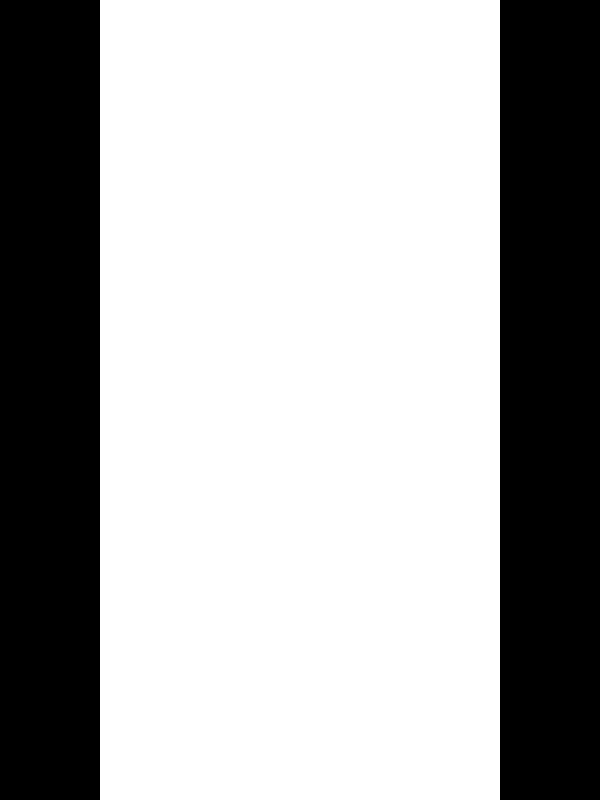
Frame 1 (no input)
Frame 60 (the mouse pressed at the canvas centre just before this capture): identical to frame 1, image omitted
Frame 120 (the mouse held since frame 60 and released just before this capture): identical to frame 1, image omitted

The Processing sketch that drew this single still picture (run headless with seeded random() and noise(); from frame 60 on, the mouse is pressed at the canvas centre):

// Processing sketch: Tetris_V2
// ── Tetris_V2.pde
char[] tetrominoes = {'I', 'O', 'T', 'S', 'Z', 'J', 'L'};
int level = 1;
int updateTimer = 60*(3-(level/10));
boolean blockActive = false;
char myTetromino;
float currentY = -200;
float currentX = 300;
double gravMult = 1;
Tetromino currentTetromino;

void setup() {
  size (600, 800);
  background(#000000);
  fill(#FFFFFF);
  noStroke();
  rect(100, 0, 400, 800);
  createShapes();
}

void draw() {
  background(#000000);
  rect(100, 0, 400, 800);
  updateTimer--;
  if (updateTimer <= 0 && blockActive == false) {
    updateTimer = 60*(3-(level/10));
    currentTetromino = new Tetromino(tetrominoes[int(random(tetrominoes.length))]);
    currentTetromino.spawnTetromino();
    currentTetromino.Rotate(true);
  }
  if (blockActive == true) {
    currentTetromino.checkCollision();
    currentTetromino.tetrominoGravity(myTetromino);
  }
}

void keyPressed() {
  if (keyCode == 40) {
    gravMult = 1.5;
  }
  if (keyCode == 38 && blockActive) {
    currentTetromino.Rotate(false);
  }
}

void keyReleased() {
  if (gravMult == 1.5 && keyCode == 40) {
    gravMult = 1;
  }
}

// ── Shapes.pde
PShape I_BLOCK;
PShape O_BLOCK;
PShape T_BLOCK;
PShape S_BLOCK;
PShape Z_BLOCK;
PShape J_BLOCK;
PShape L_BLOCK;
color[] typeSpecificColor = { #03F4FF, #D3CE29, #C303FF, #0308FF, #FFBC03, #5CF52F, #FA240D };

//EVERY SQUARE (SEGMENT OF THE BLOCKS) IS 40X40, AND THE WHOLE MAIN GAME IS GOING TO BE A 400-WIDE AREA THEN

void createShapes() {
  I_BLOCK = createShape();
  O_BLOCK = createShape();
  T_BLOCK = createShape();
  S_BLOCK = createShape();
  Z_BLOCK = createShape();
  J_BLOCK = createShape();
  L_BLOCK = createShape();
  
  I_BLOCK.beginShape();
  I_BLOCK.noStroke();
  I_BLOCK.fill(typeSpecificColor[0]);
  I_BLOCK.vertex(-20, 80);
  I_BLOCK.vertex(20, 80);
  I_BLOCK.vertex(20, -80);
  I_BLOCK.vertex(-20, -80);
  I_BLOCK.endShape(CLOSE);
  
  O_BLOCK.beginShape();
  O_BLOCK.noStroke();
  O_BLOCK.fill(typeSpecificColor[1]);
  O_BLOCK.vertex(-40, -40);
  O_BLOCK.vertex(-40, 40);
  O_BLOCK.vertex(40, 40);
  O_BLOCK.vertex(40, -40);
  O_BLOCK.endShape(CLOSE);
  
  T_BLOCK.beginShape();
  T_BLOCK.noStroke();
  T_BLOCK.fill(typeSpecificColor[2]);
  T_BLOCK.vertex(-60, 0);
  T_BLOCK.vertex(-20, 0);
  T_BLOCK.vertex(-20, 40);
  T_BLOCK.vertex(20, 40);
  T_BLOCK.vertex(20, 0);
  T_BLOCK.vertex(60, 0);
  T_BLOCK.vertex(60, -40);
  T_BLOCK.vertex(-60, -40);
  T_BLOCK.endShape(CLOSE);
  
  S_BLOCK.beginShape();
  S_BLOCK.noStroke();
  S_BLOCK.fill(typeSpecificColor[5]);
  S_BLOCK.vertex(-20, 0);
  S_BLOCK.vertex(-20, -40);
  S_BLOCK.vertex(60, -40);
  S_BLOCK.vertex(60, 0);
  S_BLOCK.vertex(20, 0);
  S_BLOCK.vertex(20, 40);
  S_BLOCK.vertex(-60, 40);
  S_BLOCK.vertex(-60, 0);
  S_BLOCK.endShape(CLOSE);
  
  Z_BLOCK.beginShape();
  Z_BLOCK.noStroke();
  Z_BLOCK.fill(typeSpecificColor[6]);
  Z_BLOCK.vertex(20, 0);
  Z_BLOCK.vertex(20, -40);
  Z_BLOCK.vertex(-60, -40);
  Z_BLOCK.vertex(-60, 0);
  Z_BLOCK.vertex(-20, 0);
  Z_BLOCK.vertex(-20, 40);
  Z_BLOCK.vertex(60, 40);
  Z_BLOCK.vertex(60, 0);
  Z_BLOCK.endShape(CLOSE);
  
  J_BLOCK.beginShape();
  J_BLOCK.noStroke();
  J_BLOCK.fill(typeSpecificColor[3]);
  J_BLOCK.vertex(0, 20);
  J_BLOCK.vertex(-40, 20);
  J_BLOCK.vertex(-40, 60);
  J_BLOCK.vertex(40, 60);
  J_BLOCK.vertex(40, -60);
  J_BLOCK.vertex(0, -60);
  J_BLOCK.endShape(CLOSE);
  
  L_BLOCK.beginShape();
  L_BLOCK.noStroke();
  L_BLOCK.fill(typeSpecificColor[4]);
  L_BLOCK.vertex(0, 20);
  L_BLOCK.vertex(40, 20);
  L_BLOCK.vertex(40, 60);
  L_BLOCK.vertex(-40, 60);
  L_BLOCK.vertex(-40, -60);
  L_BLOCK.vertex(0, -60);
  L_BLOCK.endShape(CLOSE);
}

// ── Tetromino.pde
class Tetromino {
  boolean isGrounded = false;
  char instanceTetromino;
  int r = (int) random(1, 4);
  Tetromino(char chosenTetromino) {
    instanceTetromino = chosenTetromino;
    println(instanceTetromino);
  }
  void spawnTetromino() {
    switch(instanceTetromino) {
    case 'I':
      shape(I_BLOCK, currentX, currentY);
      break;
    case 'O':
      shape(O_BLOCK, currentX, currentY);
      break;
    case 'T':
      shape(T_BLOCK, currentX, currentY);
      break;
    case 'S':
      shape(S_BLOCK, currentX, currentY);
      break;
    case 'Z':
      shape(Z_BLOCK, currentX, currentY);
      break;
    case 'J':
      shape(J_BLOCK, currentX, currentY);
      break;
    case 'L':
      shape(L_BLOCK, currentX, currentY);
      break;
    default:
      println("No block yet");
    }
    blockActive = true;
    myTetromino = instanceTetromino;
  }
  void tetrominoGravity(char current) {
    currentY += 2*gravMult;

    switch(current) {
    case 'I':
      shape(I_BLOCK, currentX, currentY);
      break;
    case 'O':
      shape(O_BLOCK, currentX, currentY);
      break;
    case 'T':
      shape(T_BLOCK, currentX, currentY);
      break;
    case 'S':
      shape(S_BLOCK, currentX, currentY);
      break;
    case 'Z':
      shape(Z_BLOCK, currentX, currentY);
      break;
    case 'J':
      shape(J_BLOCK, currentX, currentY);
      break;
    case 'L':
      shape(L_BLOCK, currentX, currentY);
      break;
    default:
      println("No block yet");
    }
    if (currentY >= 800) {
      blockActive = false;
      currentX = 300;
      currentY = -200;
    }
  }
  void Rotate(boolean isReset) {
    if (isReset) {
      switch(instanceTetromino) {
      case 'I':
        I_BLOCK.rotate(radians(90*r));
        break;
      case 'O':
        O_BLOCK.rotate(radians(90*r));
        break;
      case 'T':
        T_BLOCK.rotate(radians(90*r));
        break;
      case 'S':
        S_BLOCK.rotate(radians(90*r));
        break;
      case 'Z':
        Z_BLOCK.rotate(radians(90*r));
        break;
      case 'J':
        J_BLOCK.rotate(radians(90*r));
        break;
      case 'L':
        L_BLOCK.rotate(radians(90*r));
        break;
      default:
        println("Nothing to rotate");
      }
    }
    switch(instanceTetromino) {
    case 'I':
      I_BLOCK.rotate(radians(90));
      break;
    case 'O':
      O_BLOCK.rotate(radians(90));
      break;
    case 'T':
      T_BLOCK.rotate(radians(90));
      break;
    case 'S':
      S_BLOCK.rotate(radians(90));
      break;
    case 'Z':
      Z_BLOCK.rotate(radians(90));
      break;
    case 'J':
      J_BLOCK.rotate(radians(90));
      break;
    case 'L':
      L_BLOCK.rotate(radians(90));
      break;
    default:
      println("Nothing to rotate");
    }
  }
  void checkCollision() {
  
  }
}
